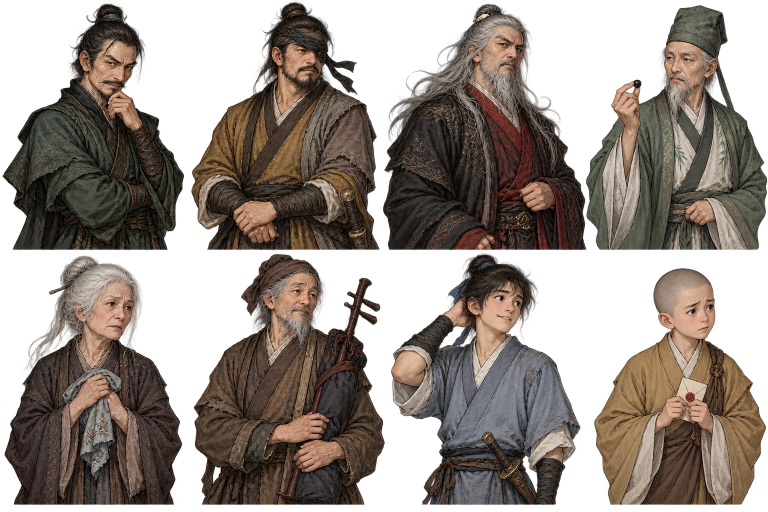
#> input picture assets/supporting/story-cast-a.png, 1536 x 1024 px (shown at 1/2 size)
$ python index_story_cast.py
#> lines starting #> are read from the running program, lines starting #| are printed output that depends on the picture
### tools/index_companions.py
"""Index original generated companion animation PNGs without altering any pixels."""
import json
from collections import deque
from pathlib import Path
from PIL import Image
from calibrate_visuals import cells,extract,calibrate
ROOT=Path(__file__).resolve().parents[1]
def actor_rects(image,columns,rows):
    # Generated bodies need not sit exactly on an imaginary equal-width grid.
    # Follow whole connected figures instead of slicing a long bamboo staff.
    alpha=image.getchannel('A');width=image.width
    remaining={i for i,a in enumerate(alpha.getdata()) if a>=96};components=[]
    while remaining:
        seed=remaining.pop();queue=deque([seed]);points=[]
        while queue:
            point=queue.popleft();points.append(point);x,y=point%width,point//width
            for nx,ny in [(x-1,y),(x+1,y),(x,y-1),(x,y+1)]:
                other=ny*width+nx
                if 0<=nx<width and 0<=ny<image.height and other in remaining:remaining.remove(other);queue.append(other)
        if len(points)>500:components.append(points)
    components=sorted(components,key=len,reverse=True)[:columns*rows]
    if len(components)!=columns*rows:raise ValueError('Missing separate actor body')
    components.sort(key=lambda p:sum(i//width for i in p)/len(p))
    result=[]
    for row in range(rows):
        group=components[row*columns:(row+1)*columns]
        group.sort(key=lambda p:sum(i%width for i in p)/len(p))
        for points in group:
            xs=[i%width for i in points];ys=[i//width for i in points]
            rect=(max(0,min(xs)-3),max(0,min(ys)-3),min(width,max(xs)+4),min(image.height,max(ys)+4))
            foreign=[i for other in components if other is not points for i in other if rect[0]<=i%width<rect[2] and rect[1]<=i//width<rect[3]]
            result.append((rect,points,foreign))
    return result
# [47 lines left out: function main, not called in this run]
# [1 lines that do not run on import are left out]

### tools/calibrate_visuals.py
# -*- coding: utf-8 -*-
"""Read-only pixel analysis: emit separate draw, anatomy, ground and portrait bounds."""
import json
import statistics
from pathlib import Path
from PIL import Image
from index_character_art import inspect
ROOT=Path(__file__).resolve().parents[1]

def quantile(values,fraction):
    values=sorted(values)
    return values[min(len(values)-1,int((len(values)-1)*fraction))]

# [40 lines left out: functions cells, extract, not called in this run]

def calibrate(image,frame,portrait=False,points_override=None):
    x,y,w,h=map(int,frame['region'])
    alpha=image.getchannel('A')
    points=points_override if points_override is not None else [(px,py) for py in range(h) for px in range(w) if alpha.getpixel((x+px,y+py))>=96]
    if not points:raise ValueError('Empty source rectangle')
    ys=[p[1] for p in points]
    rows=[0]*h
    for px,py in points:rows[py]+=1
    threshold=max(8,int(max(rows)*.15))
    head=next((py for py in range(h-2) if min(rows[py:py+3])>=threshold),min(ys))
    ground=quantile(ys,.998)
    height=max(20,ground-head)
    head_xs=[px for px,py in points if head<=py<head+height*.19]
    center=statistics.median(head_xs) if head_xs else w/2
    feet=[px for px,py in points if ground-height*.055<=py<=ground]
    foot_x=(quantile(feet,.12)+quantile(feet,.88))/2 if feet else center
    frame['pivot']=[round(foot_x,2),ground]
    frame['body_height']=height
    frame['scale_height']=height
    frame['bounds']=[0,0,w,h]
    def crop(cw,ch,top):
        cw=min(w,cw);ch=min(h-top,ch)
        left=max(0,min(w-cw,center-cw*.5))
        return [round(x+left,2),round(y+top,2),round(cw,2),round(ch,2)]
    frame['head']=crop(height*.35,height*.35,max(0,head-height*.025))
    frame['portrait']=crop(height*.7,height*.78,max(0,head-height*.025))
    if portrait:
        # Portrait-only art has no ground animation and uses the entire bust.
        frame['portrait']=[x,y,w,h]
        frame['head']=crop(min(w,h*.73),h*.7,0)
    return frame

# [35 lines left out: function main, not called in this run]
# [1 lines that do not run on import are left out]

### tools/index_story_cast.py
"""Index the original generated busts. Only metadata is written, never pixels."""
import json
from pathlib import Path
from PIL import Image
from index_companions import actor_rects
from calibrate_visuals import calibrate
from storybook.supporting import CAST
ROOT=Path(__file__).resolve().parents[1]

def main():
    result={}
    for group,name in enumerate(['story-cast-a','story-cast-b']):
        with Image.open(ROOT/f'assets/supporting/{name}.png') as source:
#> source is the input picture: PIL image 1536x1024 RGBA; mean R, G, B, A 79.8, 67.1, 57, 153.8
            image=source.convert('RGBA')
            for index,(rect,points,foreign) in enumerate(actor_rects(image,4,2)):
#> in actor_rects, `alpha = image.getchannel('A')`:
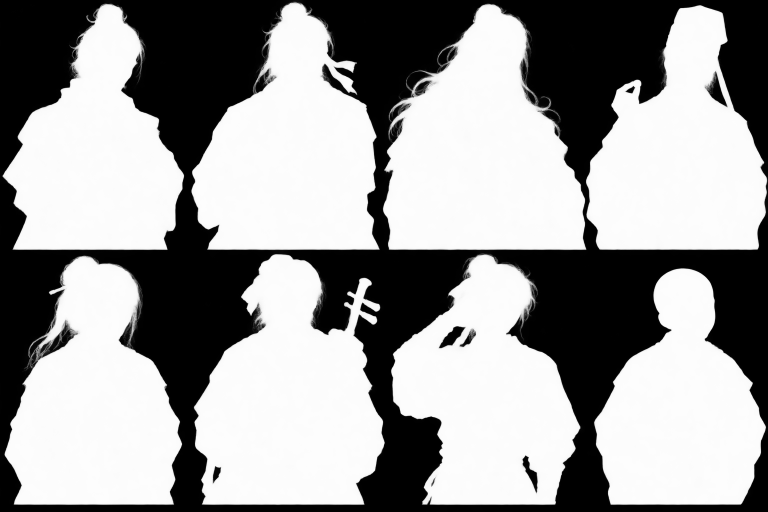
#> alpha: PIL image 1536x1024 L (shown at 1/2 size); min 0, max 254, mean 153.8
#> in actor_rects, `width = image.width`: width = 1536
#> in actor_rects, `remaining = {i for i, a in enumerate(alpha.getdata()) if a >= 96}`: remaining = 963081 items
#> in actor_rects, `components=sorted(components,key=len,reverse=True)[:columns*rows]`: components = 8 items
                x,y,right,bottom=rect;w,h=right-x,bottom-y
                frame=dict(region=[x,y,w,h],pivot=[w/2,h],bounds=[0,0,w,h],body_height=h)
                local=[(p%image.width-x,p//image.width-y) for p in points]
                frame=calibrate(image,frame,portrait=True,points_override=local)
                key=CAST[group*8+index][0]
                result['story_'+key]=dict(texture=f'../supporting/{name}.png',height=frame['body_height'],frames=[frame],portrait_only=True)
                print(key,rect,'foreign',len(foreign))
#> this loop made 8 passes
#| wei (2, 5, 371, 503) foreign 0
#| miao (380, 1, 762, 503) foreign 0
#| ren (763, 5, 1176, 503) foreign 107
#| su (1169, 7, 1536, 503) foreign 46
#| ying (6, 509, 367, 1013) foreign 0
#| ruan (385, 505, 772, 1013) foreign 0
#| shen (779, 506, 1164, 1013) foreign 0
#| huiding (1185, 534, 1535, 1013) foreign 0
#> after the loop, result = 8 items
#> pass 2 of the loop in main, `for group,name in enumerate(['story-cast-a','story-cast-b']):`:
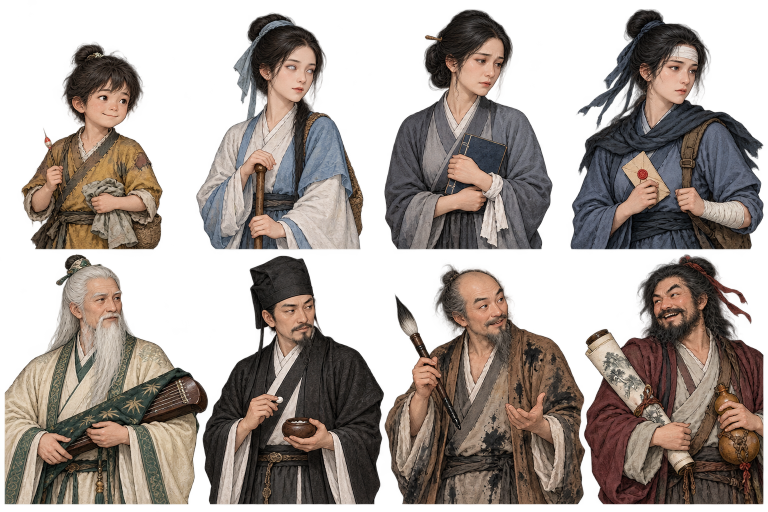
#> input picture assets/supporting/story-cast-b.png, 1536 x 1024 px (shown at 1/2 size)
#> in main, source is the input picture: PIL image 1536x1024 RGBA; mean R, G, B, A 90.5, 78.3, 70.5, 150.6
#> in actor_rects (call 2), `alpha = image.getchannel('A')`:
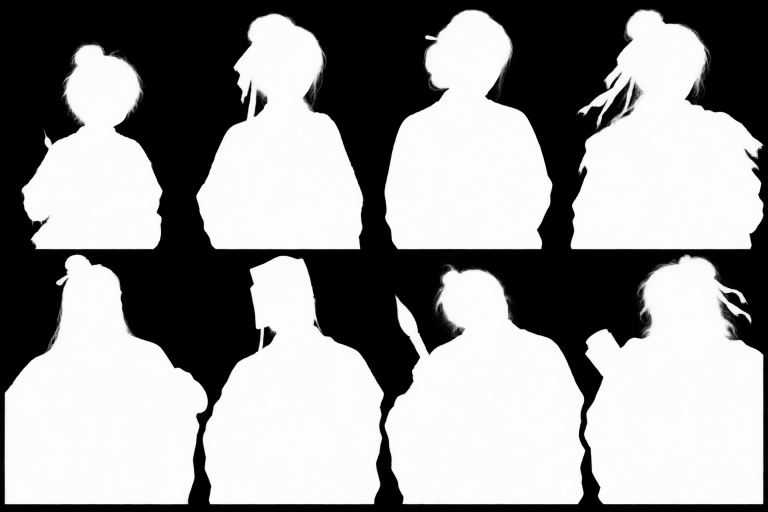
#> alpha: PIL image 1536x1024 L (shown at 1/2 size); min 0, max 254, mean 150.6
#> width = 1536
#> remaining = 942918 items
#> components = 8 items
#> the loop in main, `for index,(rect,points,foreign) in enumerate(actor_rects(image,4,2)):` made 8 passes
#> (right, bottom, threshold in calibrate, head in calibrate) on passes 1 to 8: (328, 502, 42, 9), (730, 502, 50, 10), (1108, 502, 50, 9), (1530, 502, 57, 15), (419, 1012, 61, 23), (771, 1012, 53, 9), (1173, 1012, 58, 15), (1530, 1012, 53, 13)
#> (printed output is left out)
#> after the loop in main, `for index,(rect,points,foreign) in enumerate(actor_rects(image,4,2)):`: result = 16 items
    assert len(result)==16
    (ROOT/'data/support_art.json').write_text(json.dumps(result,separators=(',',':'))+'\n',encoding='utf-8')

if __name__=='__main__':main()
